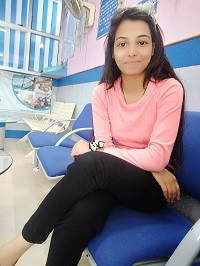
#> input picture self.jpg, 200 x 266 px, found by its file name
$ python chngcolor.py
#> lines starting #> are read from the running program, lines starting #| are printed output that depends on the picture
import imaplib
import cv2
import numpy as np
img=cv2.imread("img/self.jpg")
#> img is the input picture: shape (266, 200, 3); mean B, G, R 145.4, 135.1, 140.2
img1=img[:,:,0]
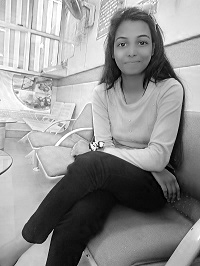
#> img1: shape (266, 200); min 0, max 255, mean 145.4
img2=img[:,:,1]
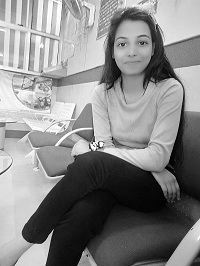
#> img2: shape (266, 200); min 0, max 255, mean 135.1
img3=img[:,:,2]
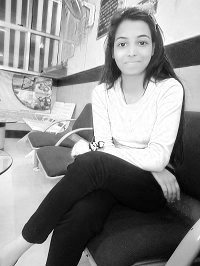
#> img3: shape (266, 200); min 0, max 255, mean 140.2

newimg=np.hstack((img1,img2,img3))
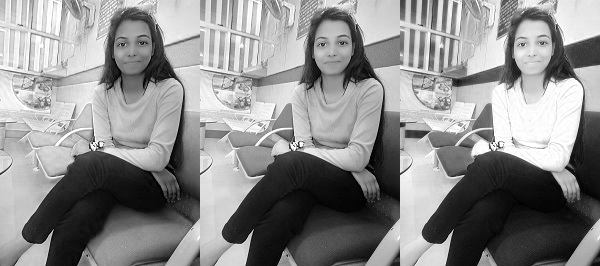
#> newimg: shape (266, 600); min 0, max 255, mean 140.2
cv2.imshow("window",newimg)
cv2.waitKey(0)
